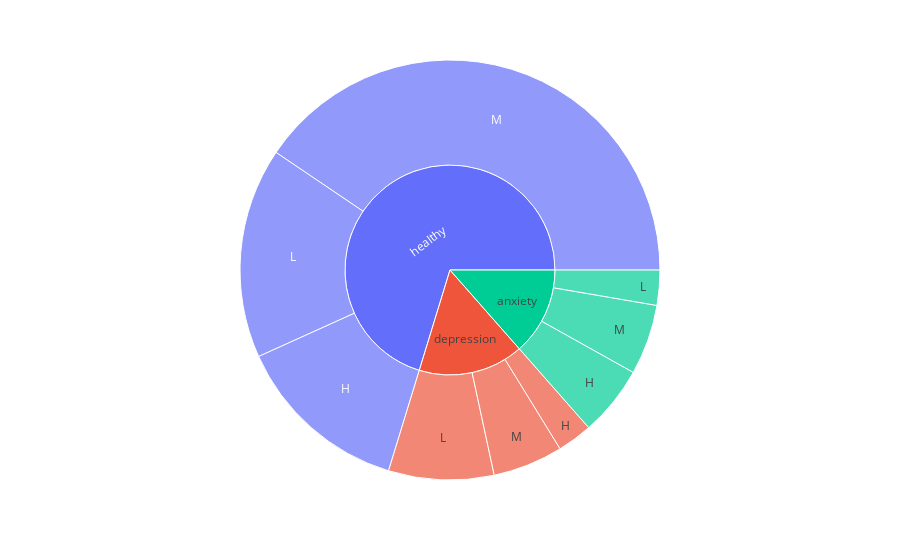

Here is the notebook cell this chart was saved with:
### Markdown cell above
9. **(1 PT)** Create a sunburst plot based on any available information online, using the `plotly` library. Provide the source URL and import the dataset or create a dataset properly. You also need to briefly describe the variables used in the plot.

### Code cell
#create a dataset
grade = pd.DataFrame({
    'mental': ['healthy','healthy','healthy', 'depression','depression', 'depression', 'anxiety', 'anxiety', 'anxiety'], #describe the mental health status of students
    'level': ['H', 'M', 'L', 'H', 'M', 'L', 'H', 'M', 'L'], #describe the level in each mental health status, 'H' means high, 'M' means middle, 'L' means low
    'number_of_students': [5, 15, 6, 1, 2, 3, 2, 2, 1]
})


px.sunburst(grade, path=['mental', 'level'],
            values='number_of_students')
#this sunburst plot describes the mental status of a 6-th grade class students

### Figure 1 — Plotly figure (JSON) as saved in the notebook; plotly's stock layout.template omitted (floating-point values rounded to 4 significant figures)
{"data": [{"branchvalues": "total", "domain": {"x": [0, 1], "y": [0, 1]}, "hovertemplate": "labels=%{label}<br>number_of_students=%{value}<br>parent=%{parent}<br>id=%{id}<extra></extra>", "ids": ["anxiety/H", "depression/H", "healthy/H", "anxiety/L", "depression/L", "healthy/L", "anxiety/M", "depression/M", "healthy/M", "anxiety", "depression", "healthy"], "labels": ["H", "H", "H", "L", "L", "L", "M", "M", "M", "anxiety", "depression", "healthy"], "name": "", "parents": ["anxiety", "depression", "healthy", "anxiety", "depression", "healthy", "anxiety", "depression", "healthy", "", "", ""], "type": "sunburst", "values": [2, 1, 5, 1, 3, 6, 2, 2, 15, 5, 6, 26]}], "layout": {"autosize": true, "legend": {"tracegroupgap": 0}, "margin": {"t": 60}}}
